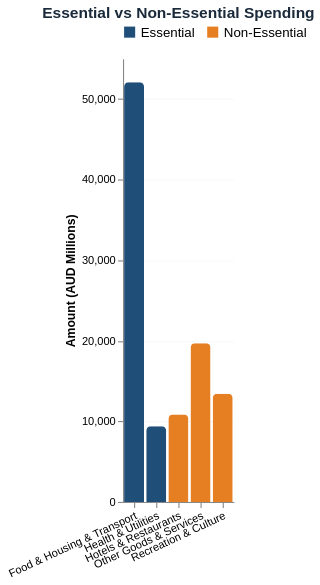

Here is the Vega-Lite specification saved for this chart:
### Vega-Lite specification from a JSON file in a GitHub repository (floating-point values rounded to 4 significant figures)
{"$schema": "https://vega.github.io/schema/vega-lite/v5.json", "title": {"text": "Essential vs Non-Essential Spending", "fontSize": 14, "fontWeight": 600, "color": "#1a2a3a"}, "width": "container", "height": 400, "config": {"view": {"stroke": "transparent"}}, "data": {"values": [{"type": "Essential", "category": "Food & Housing & Transport", "amount": 52068}, {"type": "Essential", "category": "Health & Utilities", "amount": 9396}, {"type": "Non-Essential", "category": "Recreation & Culture", "amount": 13436}, {"type": "Non-Essential", "category": "Hotels & Restaurants", "amount": 10834}, {"type": "Non-Essential", "category": "Other Goods & Services", "amount": 19684}]}, "mark": {"type": "bar", "tooltip": {"content": "data"}, "cornerRadiusEnd": 4}, "encoding": {"x": {"field": "category", "type": "nominal", "title": null, "axis": {"labelAngle": -25, "labelFontSize": 10}}, "y": {"field": "amount", "type": "quantitative", "title": "Amount (AUD Millions)", "axis": {"tickCount": 5, "grid": true, "gridColor": "#e2e8f0", "gridOpacity": 0.3}}, "color": {"field": "type", "type": "nominal", "scale": {"domain": ["Essential", "Non-Essential"], "range": ["#1f4e79", "#e67e22"]}, "legend": {"orient": "top", "title": null, "labelFontSize": 12}}, "tooltip": [{"field": "category", "type": "nominal", "title": "Category"}, {"field": "type", "type": "nominal", "title": "Type"}, {"field": "amount", "type": "quantitative", "title": "Amount (AUD Mn)", "format": ",.0f"}]}}
